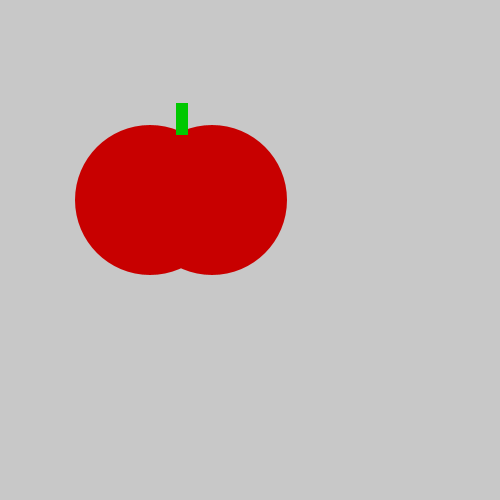
Frame 1 (no input)
Frame 60 (the mouse pressed at the canvas centre just before this capture): identical to frame 1, image omitted
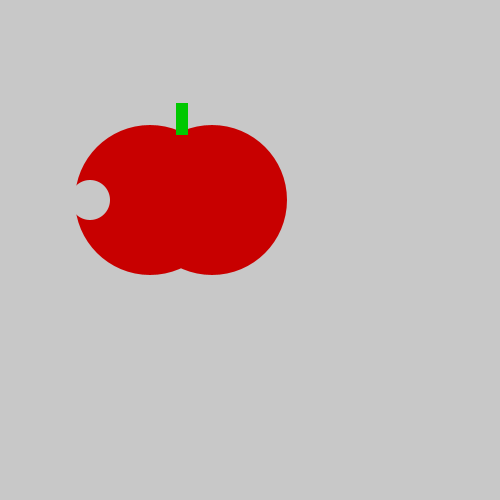
Frame 120 (the mouse held since frame 60 and released just before this capture)

The Processing sketch that drew these frames (run headless with seeded random() and noise(); from frame 60 on, the mouse is pressed at the canvas centre):

// Processing sketch: tasty_tomato
// ── tasty_tomato.pde
void setup(){
  size(500, 500);
}
void draw(){
  background(200, 200, 200);
  noStroke();
  fill(200, 0, 0);
  ellipse(150, 200, 150, 150);
  ellipse(212, 200, 150, 150);
  fill(0, 200, 0);
  rect(176, 103, 12, 32);
  if(mousePressed){
  fill(200, 200, 200);
  ellipse(90, 200, 40, 40);
  }
}
